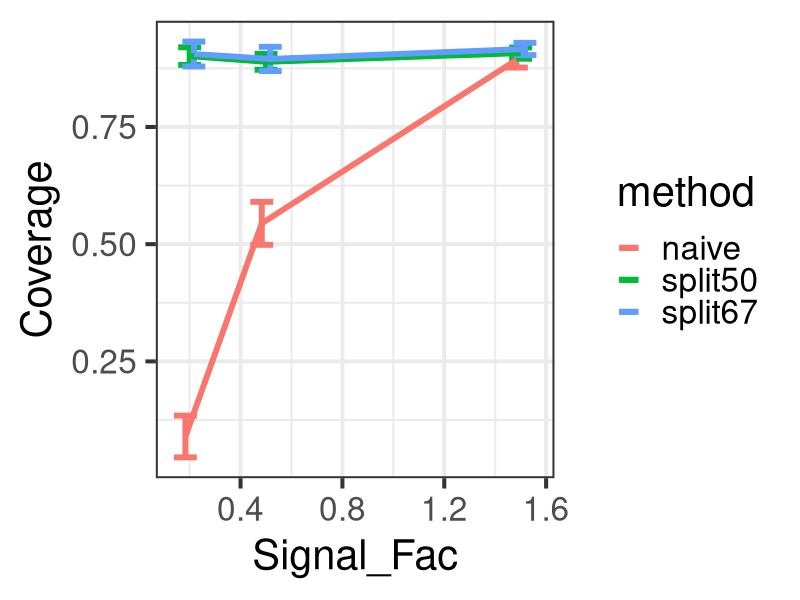
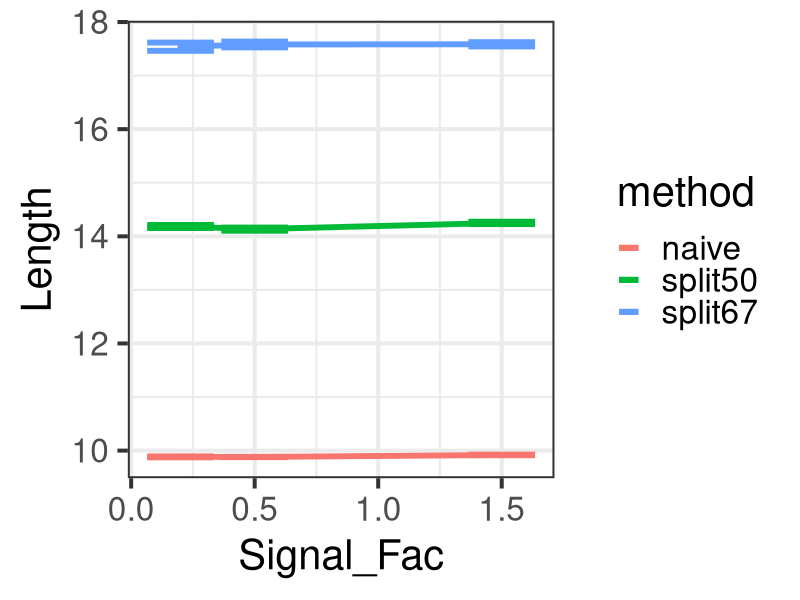
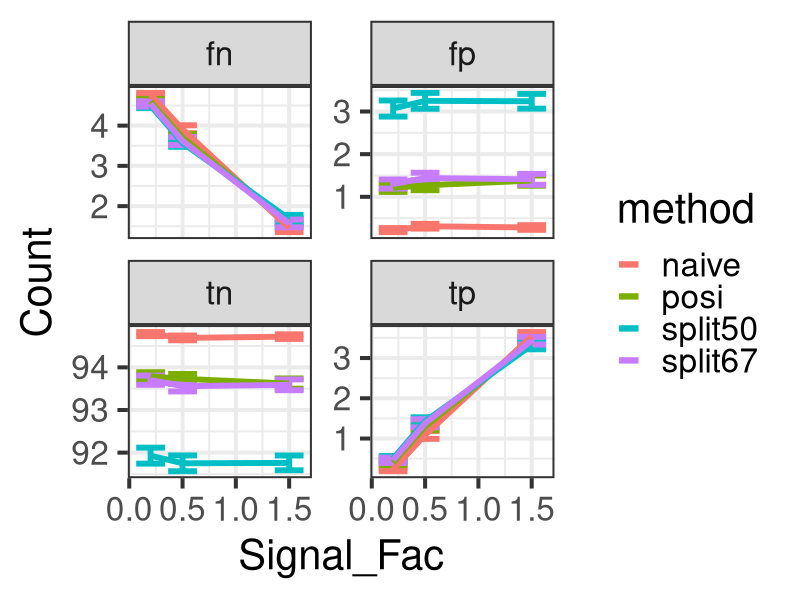
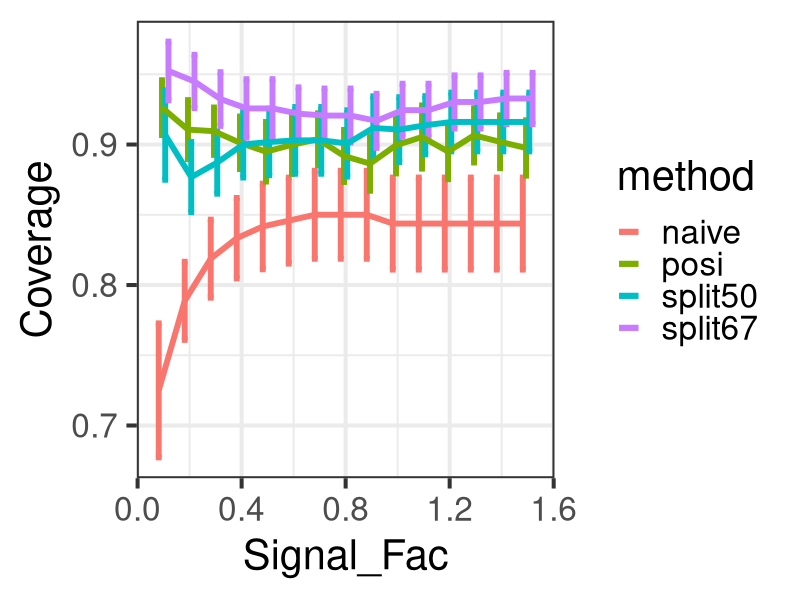
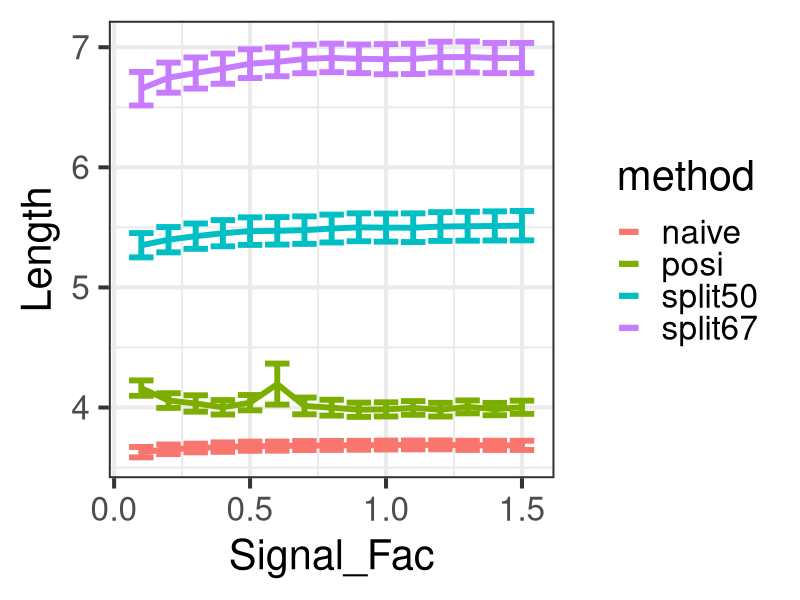
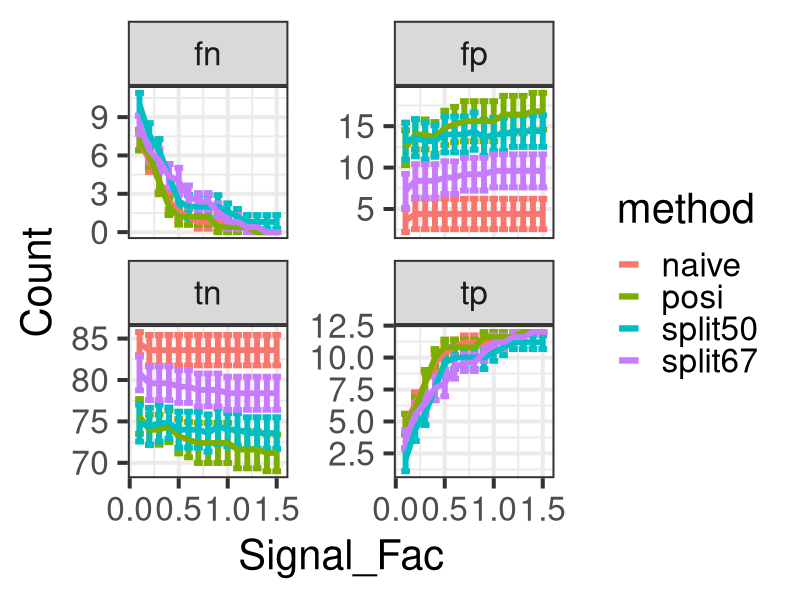

Write R code to recreate these figures, in order. (Note: this script raises an error after producing the figures.)
library(ggplot2)
library(tidyverse)

## atomic study
atom.wide <- read.csv('posterior-atomic.csv')

atom <- tidyr::pivot_longer(
                       atom.wide,
                       cols = coverage_naive:fn_posi,
                       names_to = c('metric','method'),
                       names_sep = '_')

atom.cov <- atom[atom$metric == 'coverage',] %>%
    ggplot(aes(x = Signal_Fac, y = value, color = method, style = method)) +
    stat_summary(fun.data = mean_se, geom = 'errorbar', size = 2, position=position_dodge(width=0.05)) +
    stat_summary(fun.data = mean_se, geom = 'line', size = 2, position = position_dodge(width = 0.05)) +
    theme_bw(base_size = 30) + 
    ylab('Coverage')

atom.len <- atom[atom$metric == 'length',] %>%
    ggplot(aes(x = Signal_Fac, y = value, color = method, style = method)) +
    stat_summary(fun.data = mean_se, geom = 'errorbar', size = 2 ) +
    stat_summary(fun.data = mean_se, geom = 'line', size = 2) +
    theme_bw(base_size = 30) + 
    ylab('Length')


atom.sigdet <- atom[atom$metric %in% c('tp','fp','tn','fn'),] %>%
    ggplot(aes(x = Signal_Fac, y = value, color = method, style = method)) +
    stat_summary(fun.data = mean_se, geom = 'errorbar', size = 2 ) +
    stat_summary(fun.data = mean_se, geom = 'line', size = 2) +
    facet_wrap(~metric, scales='free_y') +
    theme_bw(base_size = 30) +
    ylab('Count')


ggsave('atom-cov.png', atom.cov, width = 19.20, height = 10.80, units = 'in')
ggsave('atom-len.png', atom.len, width = 19.20, height = 10.80, units = 'in')
ggsave('atom-sigdet.png', atom.sigdet, width = 19.20, height = 10.80, units = 'in')

## balanced study
bal.wide <- read.csv('posterior-balanced.csv')

bal <- tidyr::pivot_longer(
                       bal.wide,
                       cols = coverage_naive:fn_posi,
                       names_to = c('metric','method'),
                       names_sep = '_')

bal.cov <- bal[bal$metric == 'coverage',] %>%
    ggplot(aes(x = Signal_Fac, y = value, color = method, style = method)) +
    stat_summary(fun.data = mean_se, geom = 'errorbar', size = 2, position=position_dodge(width=0.05)) +
    stat_summary(fun.data = mean_se, geom = 'line', size = 2, position = position_dodge(width = 0.05)) +
    theme_bw(base_size = 30) + 
    ylab('Coverage')

bal.len <- bal[bal$metric == 'length',] %>%
    ggplot(aes(x = Signal_Fac, y = value, color = method, style = method)) +
    stat_summary(fun.data = mean_se, geom = 'errorbar', size = 2 ) +
    stat_summary(fun.data = mean_se, geom = 'line', size = 2) +
    theme_bw(base_size = 30) + 
    ylab('Length')


bal.sigdet <- bal[bal$metric %in% c('tp','fp','tn','fn'),] %>%
    ggplot(aes(x = Signal_Fac, y = value, color = method, style = method)) +
    stat_summary(fun.data = mean_se, geom = 'errorbar', size = 2 ) +
    stat_summary(fun.data = mean_se, geom = 'line', size = 2) +
    facet_wrap(~metric, scales='free_y') +
    theme_bw(base_size = 30) +
    ylab('Count')


ggsave('bal-cov.png', bal.cov, width = 19.20, height = 10.80, units = 'in')
ggsave('bal-len.png', bal.len, width = 19.20, height = 10.80, units = 'in')
ggsave('bal-sigdet.png', bal.sigdet, width = 19.20, height = 10.80, units = 'in')

## het study
het.wide <- read.csv('posterior-hetero.csv')

het <- tidyr::pivot_longer(
                       het.wide,
                       cols = coverage_naive:fn_posi,
                       names_to = c('metric','method'),
                       names_sep = '_')

het.cov <- het[het$metric == 'coverage',] %>%
    ggplot(aes(x = Signal_Upper, y = value, color = method, style = method)) +
    stat_summary(fun.data = mean_se, geom = 'errorbar', size = 2, position = position_dodge(width = 0.05)) +
    stat_summary(fun.data = mean_se, geom = 'line', size = 2, position = position_dodge(width = 0.05)) +
    theme_bw(base_size = 30) + 
    ylab('Coverage')

het.len <- het[het$metric == 'length',] %>%
    ggplot(aes(x = Signal_Upper, y = value, color = method, style = method)) +
    stat_summary(fun.data = mean_se, geom = 'errorbar', size = 2 ) +
    stat_summary(fun.data = mean_se, geom = 'line', size = 2) +
    theme_bw(base_size = 30) + 
    ylab('Length')


het.sigdet <- het[het$metric %in% c('tp','fp','tn','fn'),] %>%
    ggplot(aes(x = Signal_Upper, y = value, color = method, style = method)) +
    stat_summary(fun.data = mean_se, geom = 'errorbar', size = 2 ) +
    stat_summary(fun.data = mean_se, geom = 'line', size = 2) +
    facet_wrap(~metric, scales='free_y') +
    theme_bw(base_size = 30) +
    ylab('Count')


ggsave('het-cov.png', het.cov, width = 19.20, height = 10.80, units = 'in')
ggsave('het-len.png', het.len, width = 19.20, height = 10.80, units = 'in')
ggsave('het-sigdet.png', het.sigdet, width = 19.20, height = 10.80, units = 'in')

## standardized study
std.wide <- read.csv('posterior-stdized.csv')

std <- tidyr::pivot_longer(
                       std.wide,
                       cols = coverage_naive:fn_posi,
                       names_to = c('metric','method'),
                       names_sep = '_')

std.cov <- std[std$metric == 'coverage',] %>%
    ggplot(aes(x = Signal_Fac, y = value, color = method, style = method)) +
    stat_summary(fun.data = mean_se, geom = 'errorbar', size = 2, position=position_dodge(width=0.05)) +
    stat_summary(fun.data = mean_se, geom = 'line', size = 2, position = position_dodge(width = 0.05)) +
    theme_bw(base_size = 30) + 
    ylab('Coverage')

std.len <- std[std$metric == 'length',] %>%
    ggplot(aes(x = Signal_Fac, y = value, color = method, style = method)) +
    stat_summary(fun.data = mean_se, geom = 'errorbar', size = 2 ) +
    stat_summary(fun.data = mean_se, geom = 'line', size = 2) +
    theme_bw(base_size = 30) + 
    ylab('Length')

std.sigdet <- std[std$metric %in% c('tp','fp','tn','fn'),] %>%
    ggplot(aes(x = Signal_Fac, y = value, color = method, style = method)) +
    stat_summary(fun.data = mean_se, geom = 'errorbar', size = 2 ) +
    stat_summary(fun.data = mean_se, geom = 'line', size = 2) +
    facet_wrap(~metric, scales='free_y') +
    theme_bw(base_size = 30) +
    ylab('Count')

ggsave('std-cov.png', std.cov, width = 19.20, height = 10.80, units = 'in')
ggsave('std-len.png', std.len, width = 19.20, height = 10.80, units = 'in')
ggsave('std-sigdet.png', std.sigdet, width = 19.20, height = 10.80, units = 'in')

## og study
og.wide <- read.csv('posterior-og.csv')

og <- tidyr::pivot_longer(
                       og.wide,
                       cols = coverage_naive:fn_posi,
                       names_to = c('metric','method'),
                       names_sep = '_')

og.cov <- og[og$metric == 'coverage',] %>%
    ggplot(aes(x = Signal_Fac, y = value, color = method, style = method)) +
    stat_summary(fun.data = mean_se, geom = 'errorbar', size = 2, position=position_dodge(width=0.05)) +
    stat_summary(fun.data = mean_se, geom = 'line', size = 2, position = position_dodge(width = 0.05)) +
    theme_bw(base_size = 30) +
    ylab('Coverage')

og.len <- og[og$metric == 'length',] %>%
    ggplot(aes(x = Signal_Fac, y = value, color = method, style = method)) +
    stat_summary(fun.data = mean_se, geom = 'errorbar', size = 2 ) +
    stat_summary(fun.data = mean_se, geom = 'line', size = 2) +
    theme_bw(base_size = 30) +
    ylab('Length')


og.sigdet <- og[og$metric %in% c('tp','fp','tn','fn'),] %>%
    ggplot(aes(x = Signal_Fac, y = value, color = method, style = method)) +
    stat_summary(fun.data = mean_se, geom = 'errorbar', size = 2 ) +
    stat_summary(fun.data = mean_se, geom = 'line', size = 2) +
    facet_wrap(~metric, scales='free_y') +
    theme_bw(base_size = 30) +
    ylab('Count')


ggsave('og-cov.png', og.cov, width = 19.20, height = 10.80, units = 'in')
ggsave('og-len.png', og.len, width = 19.20, height = 10.80, units = 'in')
ggsave('og-sigdet.png', og.sigdet, width = 19.20, height = 10.80, units = 'in')
